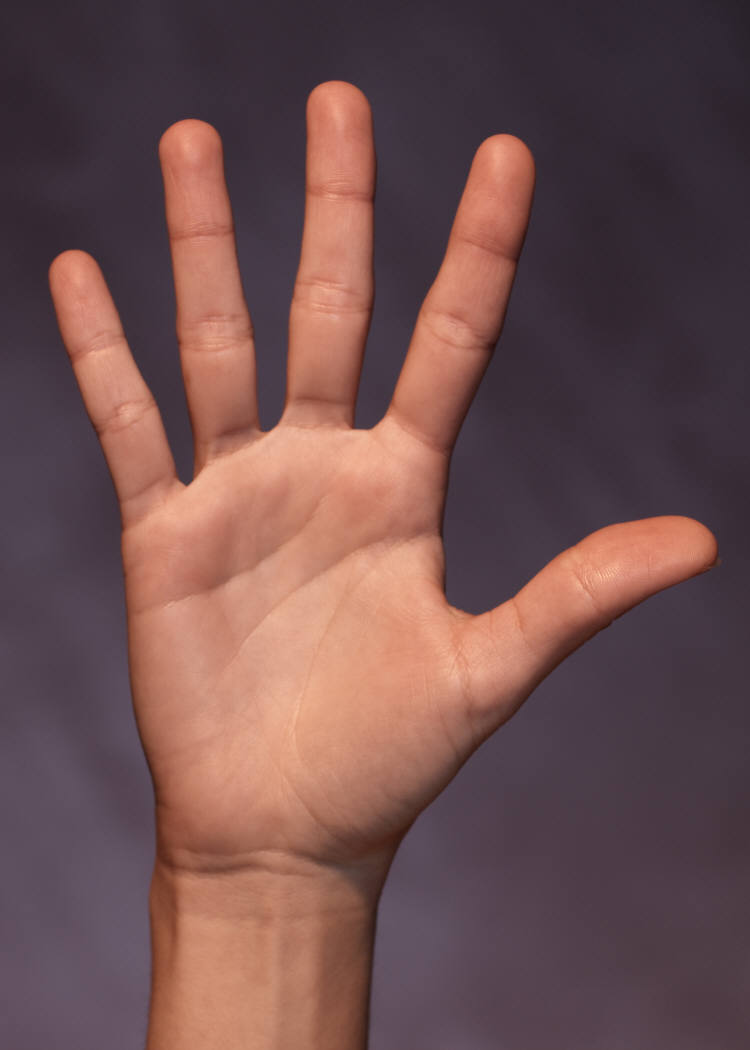
#> input picture fingers/five.jpg, 750 x 1050 px
$ python -i mygesture.py   (imports and definitions only)   (Python 2 division)
#> lines starting #> are read from the running program, lines starting #| are printed output that depends on the picture; after the words box and inside, x2 and y2 are one past the last pixel; in counts of white or black regions, pixels touching at a corner belong together
"""This module contains some useful function for the gesture recognition in an
image or in a video."""

import cv2
import numpy as np
import math, sys

class WrongSourceError(Exception):
    """Class used to manage exceptions raised during image or video loading."""
    pass

def find_hand(img):
    """
    Finds the contour of a hand in an image

    This function analyzes an image, search for a hand and in the case it
    finds it, the contour of the hand is returned. The function returns also
    the images produced during the analysis.

    Parameters
    ----------
    img : numpy.ndarray
        The image you want to analyze

    Returns
    -------
    numpy.ndarray
        Contour of the hand found
    numpy.ndarray
        Greyscaled version of the original image
    numpy.ndarray
        Blurred version of the greyscaled image
    numpy.ndarray
        Binary version of the blurred image, resulted after thresholding
    """
    # convert image in greyscale
    grey = cv2.cvtColor(img, cv2.COLOR_BGR2GRAY)
    # blurr the image
    value = (35, 35)
    blurred = cv2.GaussianBlur(grey, value, 0)
    # threshold the image, returning a binary image
    _, thresholded = cv2.threshold(blurred, 127, 255,
                               cv2.THRESH_BINARY_INV+cv2.THRESH_OTSU)
    # find the contours in the binary image
    # the returned values are:
    # * contours is a list of the contours detected. Each contour is
    #   represented as a list of points
    # * hierarchy is a list containing info abour the image topology.
    contours, hierarchy = cv2.findContours(thresholded.copy(),cv2.RETR_TREE, \
            cv2.CHAIN_APPROX_NONE)

    # find the contour delimiting the biggest area
    cnt = max(contours, key = lambda x: cv2.contourArea(x))

    # find the rectangle delimiting the hand
    x,y,w,h = cv2.boundingRect(cnt)
    #cv2.rectangle(img,(x,y),(x+w,y+h),(0,0,255),0)
    return cnt, grey, blurred, thresholded

def find_defects(img, contour):
    """
    Finds the convexity defects of a contour.

    This function, given in input an image and a contour delimiting an object
    in the image (such as a hand), finds the convexity defects of this contour.
    A convexity defect is like a 'cavity' in the object, an area that does not
    belong to the object but that is located inside its convex hull.

    Parameters
    ----------
    img : numpy.ndarray
        The image containing the contour
    contour: numpy.ndarray
        The contour of which you want to find the convexity defects

    Returns
    -------
    numpy.ndarray
        Convexity defects found
    numpy.ndarray
        Image showing the contour and its convex hull
    """
    # find the convex hull of the contour
    hull = cv2.convexHull(contour)

    # this creates a new black images( all pixels value 0) with the size of
    # our image. We will use thei
    drawing = np.zeros(img.shape,np.uint8)
    # on the new image, draw the hand contour and its convex hull
    cv2.drawContours(drawing,[contour],0,(0,255,0),0)
    cv2.drawContours(drawing,[hull],0,(0,0,255),0)
    # now we get the indices of the convex hull points, while before we got
    # the real points
    hull = cv2.convexHull(contour,returnPoints = False)
    # find the convexity defects of the contour.
    defects = cv2.convexityDefects(contour,hull)
    return defects, drawing

# [18 lines left out: function count_fingers, not called in this run]

def detect_num_fingers(img, contours, defects):
    """Counts the fingers in a contour.

    This function, given a contour representing a hand and its convexity defects,
    understands which of them are relevant for the fingers count.

    Parameters
    ----------
    img : numpy.ndarray
        The image containing the contour
    contour : numpy.ndarray
        The contour delimiting the hand
    defects : numpy.ndarray
        The convexity defects of the contour

    Returns
    -------
    int
        Number of fingers counted
    """

    # if there are no convexity defects, possibly no hull found or no
    # fingers extended
    if defects is None:
        return [0, img]

    # we assume the wrist will generate two convexity defects (one on each
    # side), so if there are no additional defect points, there are no
    # fingers extended
    if len(defects) <= 2:
        return [0, img]

    # if there is a sufficient amount of convexity defects, we will find a
    # defect point between two fingers so to get the number of fingers,
    # start counting at 1
    num_fingers = 1
    for i in range(defects.shape[0]):
        # each defect point is a 4-tuple
        start_idx, end_idx, farthest_idx, _ = defects[i, 0]
        start = tuple(contours[start_idx][0])
        end = tuple(contours[end_idx][0])
        far = tuple(contours[farthest_idx][0])

        # if angle is below a threshold, defect point belongs to two
        # extended fingers
        if angle_rad(np.subtract(start, far),
                     np.subtract(end, far)) < deg2rad(80.0):
            # increment number of fingers
            num_fingers = num_fingers + 1
    return min(5, num_fingers)

# [38 lines left out: functions angle_rad, deg2rad, not called in this run]

def find_gestures(img):
    """
    Finds the gestures in an image.

    This function tries to understand the hand gestures in an image. This means
    that it looks for an hand and counts the fingers shown.

    Parameters
    ----------
    img : numpy.ndarray
        The image you want to analyze

    Returns
    -------
    int
        Number of fingers counted
    numpy.ndarray
        Greyscaled version of the original image
    numpy.ndarray
        Blurred version of the greyscaled image
    numpy.ndarray
        Binary version of the blurred image, resulted after thresholding
    numpy.ndarray
        Image showing the contour of the hand and its convex hull
    """
    hand_contour, grey, blurred, thresholded = find_hand(img)
    defects, drawing = find_defects(img, hand_contour)
    # fingers_count = count_fingers(img, hand_contour, defects)
    fingers_count = detect_num_fingers(img, hand_contour, defects)

    return fingers_count, grey, blurred, thresholded, drawing

# [103 lines left out: functions count_fingers_in_image, count_fingers_in_video, show_images, not called in this run]

>>> import cv2
>>> picture = cv2.imread('../fingers/five.jpg')
#> picture is the input picture: shape (1050, 750, 3); mean B, G, R 79.4, 79.5, 111.1
>>> result = find_gestures(picture)
#> in find_hand, `grey = cv2.cvtColor(img, cv2.COLOR_BGR2GRAY)`:
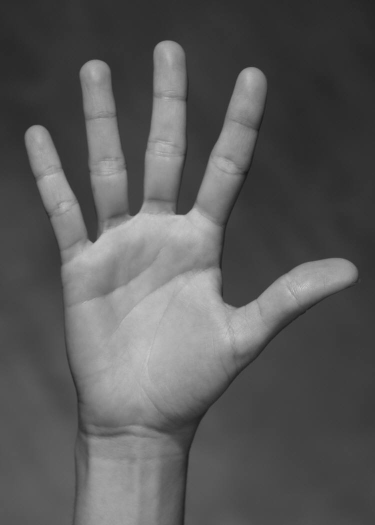
#> grey: shape (1050, 750) (shown at 1/2 size); min 20, max 211, mean 89
#> in find_hand, `_, thresholded = cv2.threshold(blurred, 127, 255, cv2.THRESH_BINARY_IN..`:
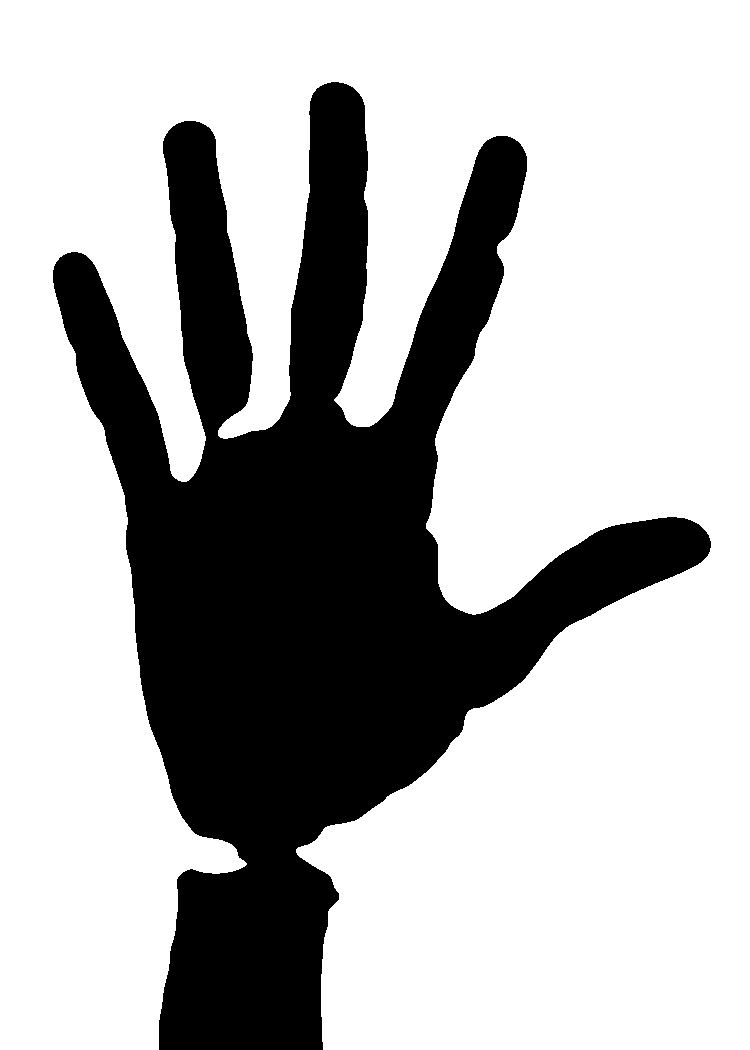
#> thresholded: shape (1050, 750); 70.5% white; 1 black region
#> in find_hand, `contours, hierarchy = cv2.findContours(thresholded.copy(),cv2.RETR_TRE..`: contours = 1 contour; box (x1, y1, x2, y2) and area: (0, 0, 750, 1050) 551648
#> in find_hand, `cnt = max(contours, key = lambda x: cv2.contourArea(x))`: cnt = contour of 7780 points, box (x1, y1, x2, y2) (0, 0, 750, 1050), area 551648
#> in find_hand, `x,y,w,h = cv2.boundingRect(cnt)`: x = 0; w = 750; h = 1050
#> in find_gestures, `hand_contour, grey, blurred, thresholded = find_hand(img)`: hand_contour has the same summary as cnt in find_hand
#> in find_defects, `hull = cv2.convexHull(contour)`: hull = [[749, 0], [749, 1049], [0, 1049], [0, 0]]
#> in find_defects, `cv2.drawContours(drawing,[contour],0,(0,255,0),0)`:
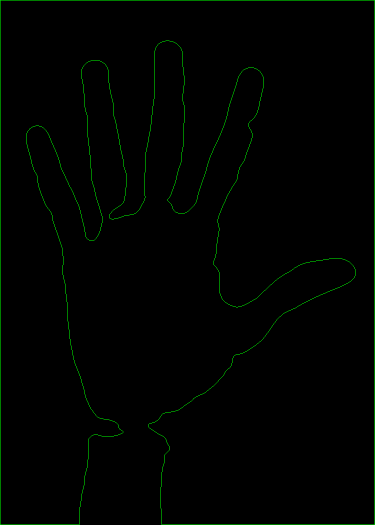
#> drawing: shape (1050, 750, 3) (shown at 1/2 size); mean of channels 0, 1, 2 0, 2.5, 0; drawn as B, G, R
#> in find_defects, `cv2.drawContours(drawing,[hull],0,(0,0,255),0)`:
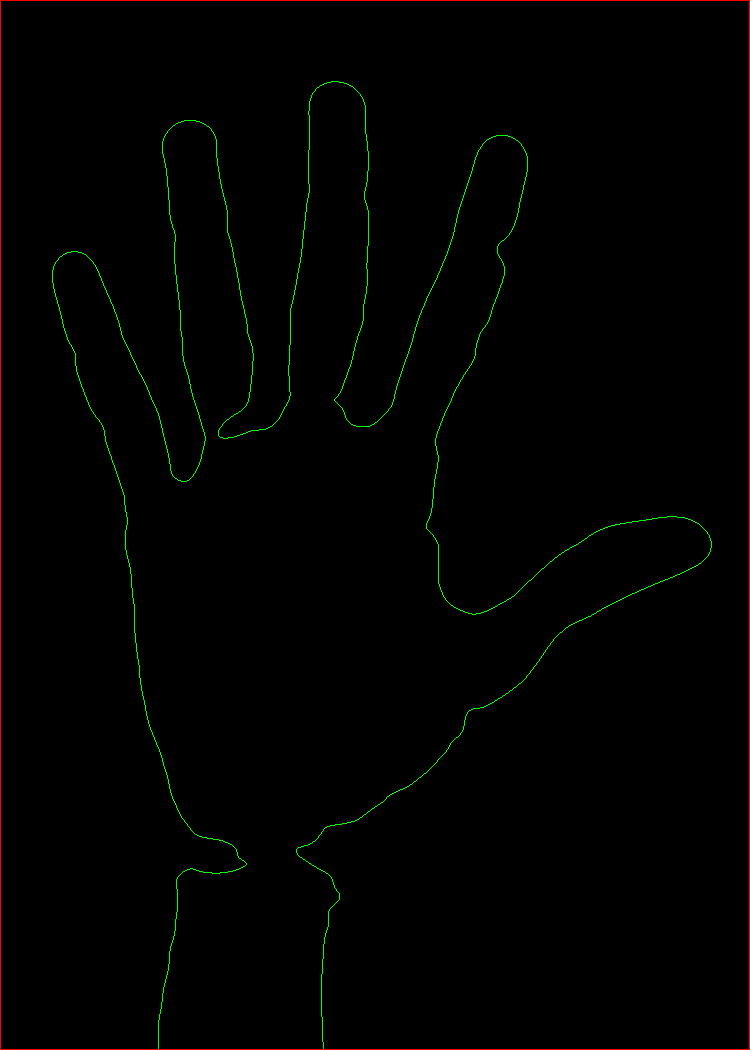
#> drawing: shape (1050, 750, 3); 0.46% of pixels changed, all inside (x1, y1, x2, y2) = (0, 0, 750, 1050); drawn as B, G, R
#> in find_defects, `hull = cv2.convexHull(contour,returnPoints = False)`: hull = [7031, 5982, 1049, 0]
#> in find_defects, `defects = cv2.convexityDefects(contour,hull)`: defects = [[1049, 5982, 3456, 247808]]
#> in find_gestures, `fingers_count = detect_num_fingers(img, hand_contour, defects)`: fingers_count = 2 items
#> result = 5 items

$ run again, on fingers/four.jpg
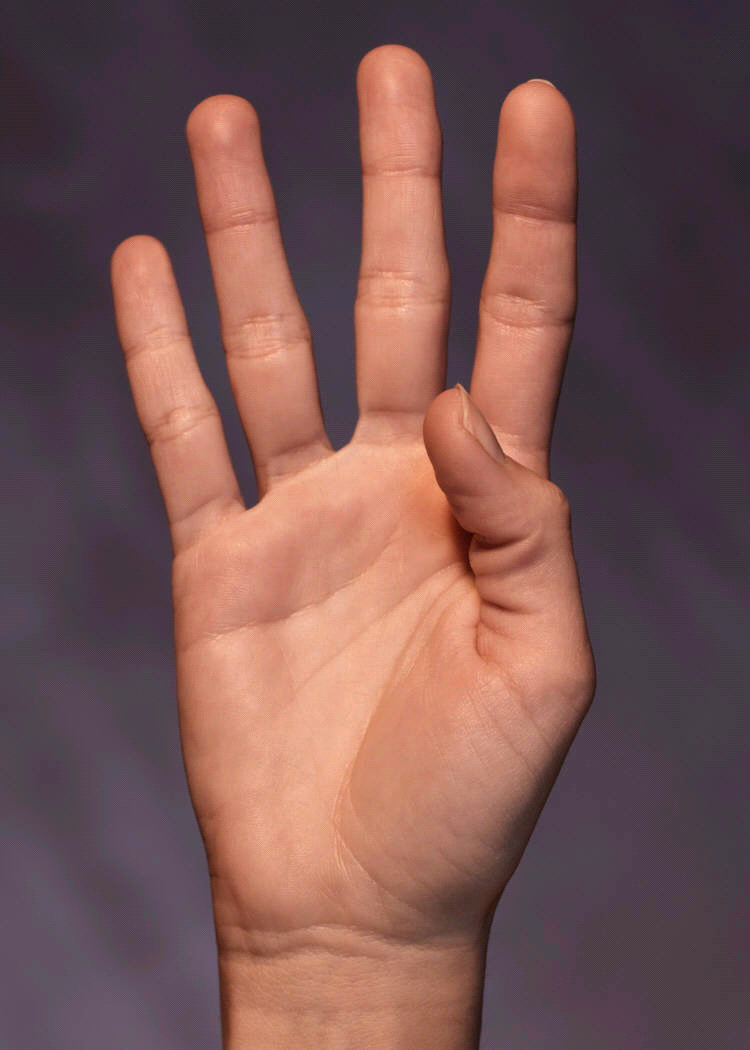
#> input picture fingers/four.jpg, 750 x 1050 px
#> picture is the input picture: shape (1050, 750, 3); mean B, G, R 83.1, 85, 120.2
#> in find_hand, `_, thresholded = cv2.threshold(blurred, 127, 255, cv2.THRESH_BINARY_IN..`:
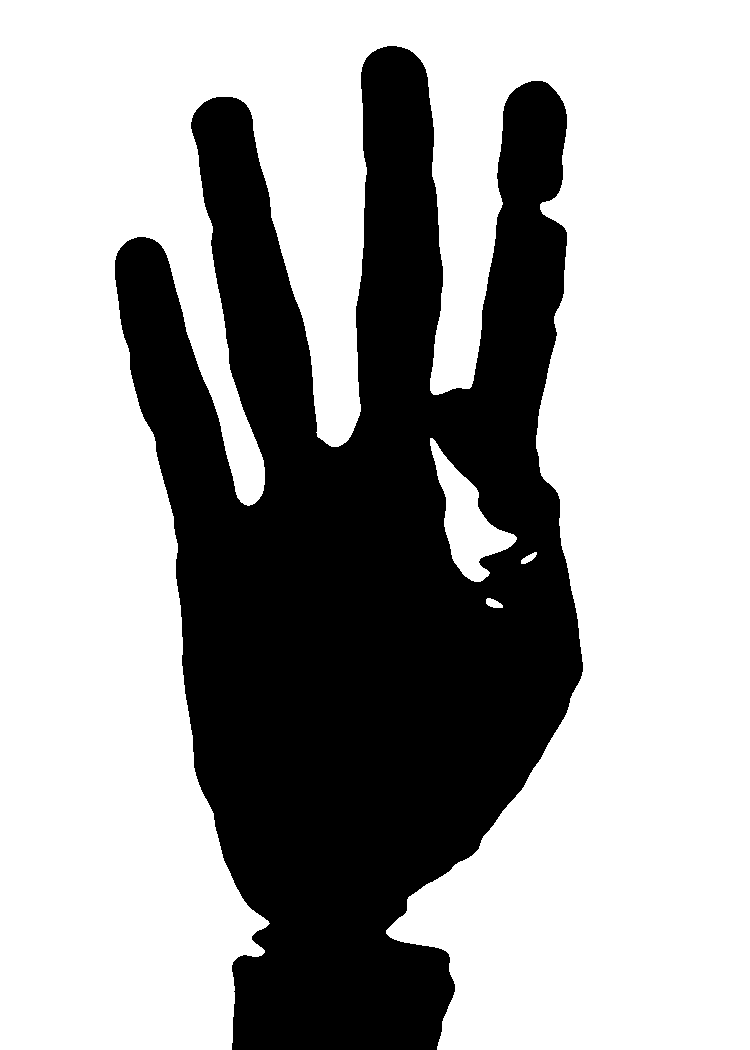
#> thresholded: shape (1050, 750); 65.4% white; 1 black region
#> contours = 4 contours; box (x1, y1, x2, y2) and area: (0, 0, 750, 1050) 506204, (430, 438, 517, 582) 4501, (486, 598, 503, 608) 95, (521, 552, 537, 564) 78
#> cnt = contour of 7534 points, box (x1, y1, x2, y2) (0, 0, 750, 1050), area 506204
#> x = 0; w = 750; h = 1050
#> hand_contour has the same summary as cnt in find_hand
#> in find_defects, `hull = cv2.convexHull(contour)`: hull = [[749, 0], [749, 1049], [0, 1049], [0, 0]]
#> in find_defects, `cv2.drawContours(drawing,[hull],0,(0,0,255),0)`:
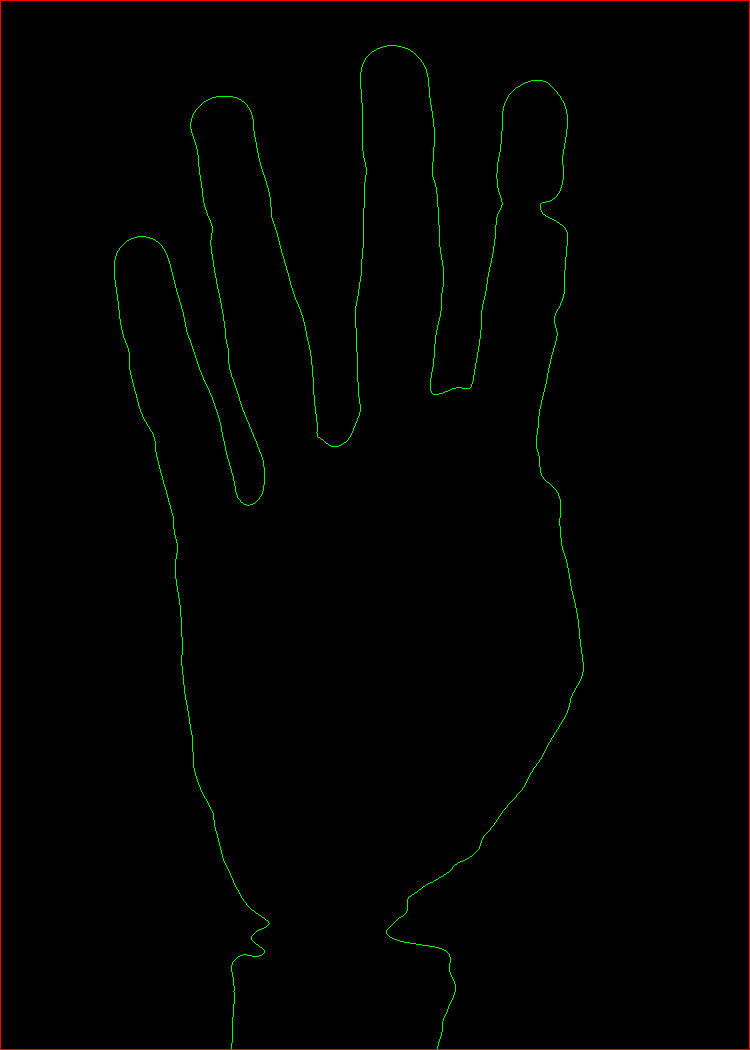
#> drawing: shape (1050, 750, 3); mean of channels 0, 1, 2 0, 1.3, 1.2; drawn as B, G, R
#> in find_defects, `hull = cv2.convexHull(contour,returnPoints = False)`: hull = [6785, 5736, 1049, 0]
#> in find_defects, `defects = cv2.convexityDefects(contour,hull)`: defects = [[1049, 5736, 3637, 257024]]
#> fingers_count = 2 items
#> result = 5 items
